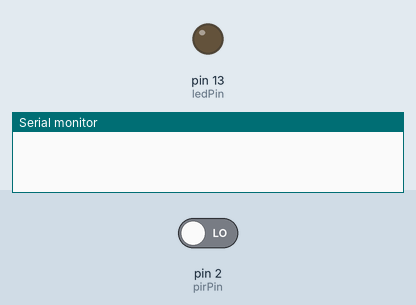
This sketch was run on a simulated Arduino Uno, built with avr-gcc and run on an emulated ATmega328P. On the bench: output pins drawn as LEDs (lit = HIGH), the last lines printed to the serial monitor. Dashed ring = blinking. Inputs (shaded band) come from the test bench; at power-on: pin 2 (pirPin) LOW.

Above: at 1.2 s.
1.3 s: pin 2 (pirPin) driven HIGH
At 1.7 s:
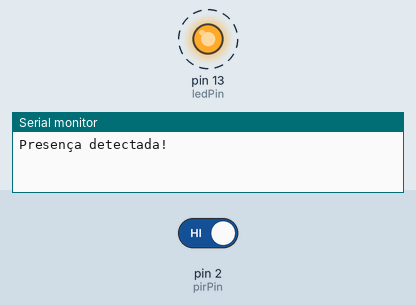
4.3 s: pin 2 (pirPin) driven LOW
At 5.0 s:
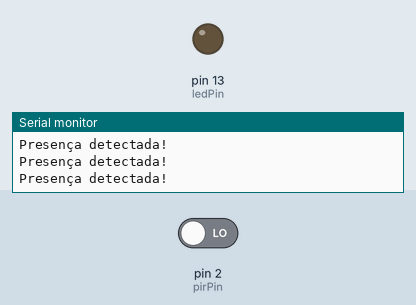
Timing chart, 0 to 7.3 s (numbered marks = the images above; inputs shaded):
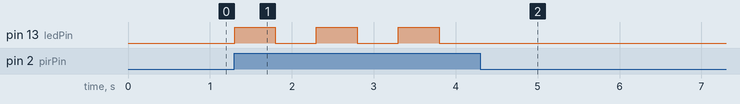

The sketch:

lab09.ino
```cpp
// Definição dos pinos
const int pirPin = 2;   // Pino onde o sensor PIR está conectado
const int ledPin = 13;  // Pino onde o LED está conectado

void setup() {
  pinMode(pirPin, INPUT);   // Configura o pino do sensor PIR como entrada
  pinMode(ledPin, OUTPUT);  // Configura o pino do LED como saída
  Serial.begin(9600);       // Inicializa a comunicação serial
}

void loop() {
  int pirState = digitalRead(pirPin);  // Lê o estado do sensor PIR

  if (pirState == HIGH) {  // Se o sensor PIR detectar movimento
    Serial.println("Presença detectada!");  // Imprime mensagem na serial
    digitalWrite(ledPin, HIGH);  // Acende o LED
    delay(500);  // Aguarda 500 ms
    digitalWrite(ledPin, LOW);   // Apaga o LED
    delay(500);  // Aguarda 500 ms
  } else {
    digitalWrite(ledPin, LOW);   // Garante que o LED esteja apagado se não houver movimento
  }
}
```

Measured:
- after the input at 1.3 s, pin 13 (ledPin): alternates HIGH for 0.50 s and LOW for 0.50 s, starting at once
- after the input at 4.3 s, pin 13 (ledPin): stops changing and stays LOW
